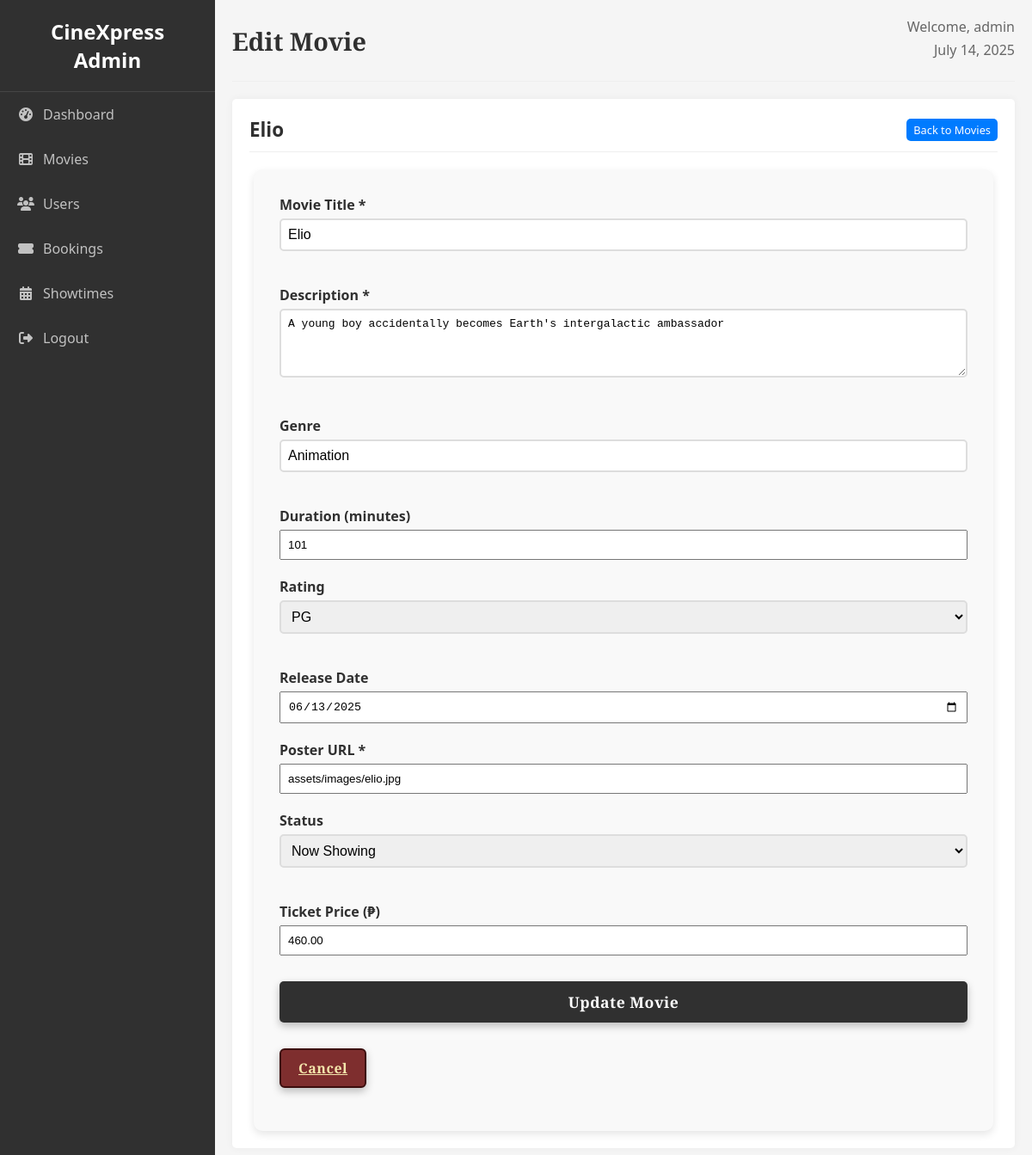
The app's page /admin/editMovie.php?id=4 (signed in), older data.
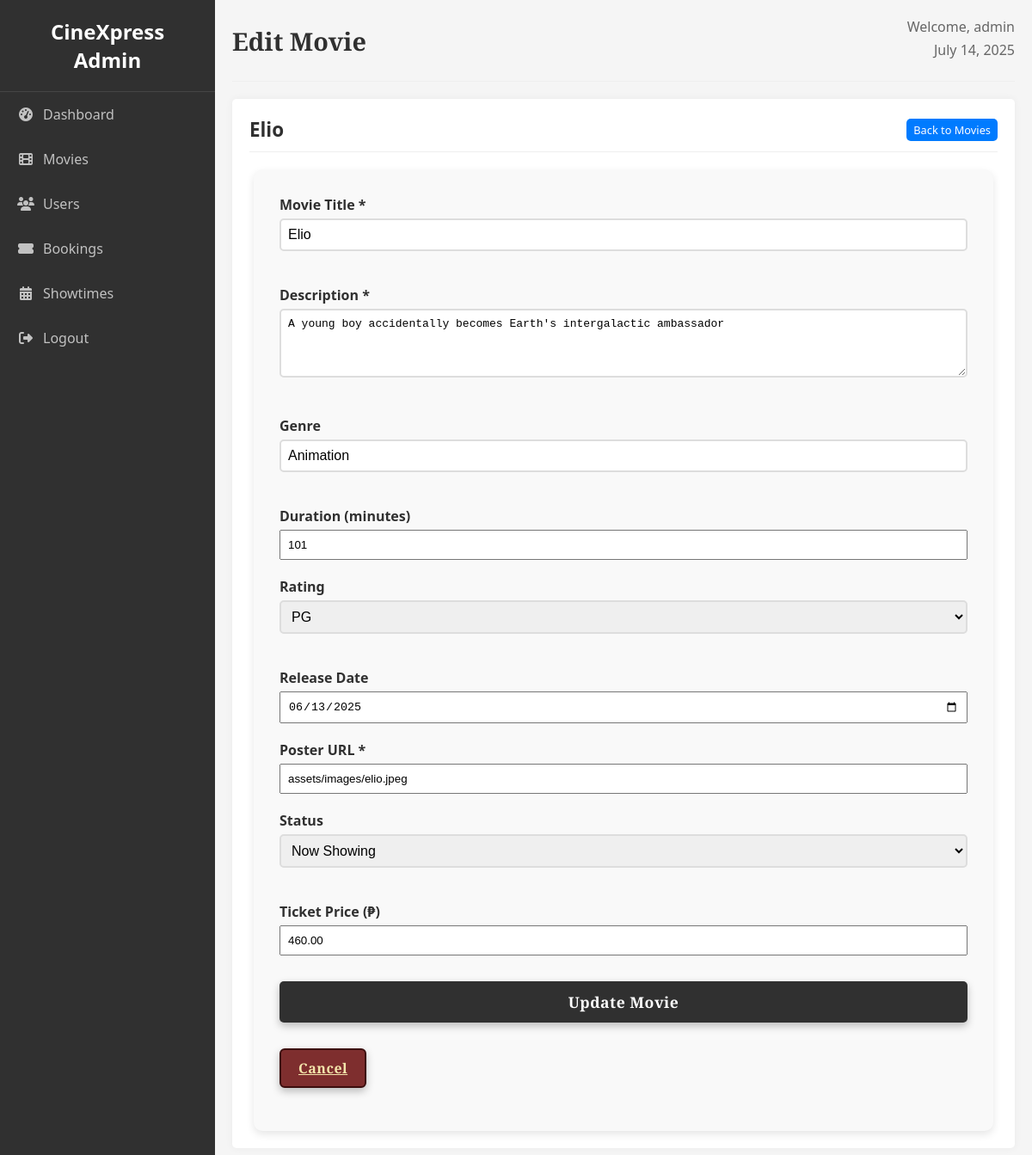
The same page, newer data.
### tables this page shows
CREATE TABLE movies (
    id INT PRIMARY KEY AUTO_INCREMENT,
    title VARCHAR(255) NOT NULL,
    description TEXT,
    genre VARCHAR(100),
    duration INT,
    rating VARCHAR(10),
    release_date DATE,
    poster_url VARCHAR(255),
    status ENUM('now_showing', 'coming_soon') DEFAULT 'now_showing',
    price DECIMAL(10,2) DEFAULT 0.00,
    created_at TIMESTAMP DEFAULT CURRENT_TIMESTAMP
);

### includes/init.php (called while the page is built, shortened)
<?php
include_once 'db.php';
include_once 'helpers.php';
include_once 'movieService.php';
include_once 'components.php';
$movieService = new MovieService($conn);

### includes/movieService.php (called while the page is built, shortened)
<?php
class MovieService {
    private $conn;
    public function __construct($connection) {
        $this->conn = $connection;
    }
    public function getMovieById($id) {
        try {
            $stmt = $this->conn->prepare("SELECT * FROM movies WHERE id = ?");
            $stmt->bind_param("i", $id);
            $stmt->execute();
            return $stmt->get_result()->fetch_assoc();
        } catch (Exception $e) {
            error_log("Error fetching movie: " . $e->getMessage());
            return false;
        }
    }
}
?>

### includes/helpers.php (called while the page is built, shortened)
<?php
function e($string) {
    return htmlspecialchars($string, ENT_QUOTES, 'UTF-8');
}
?>

### admin/editMovie.php (the view, shortened to what the changed rows need)
<?php
include '../includes/init.php';
$movie_id = (int) $_GET['id'];
$movie = $movieService->getMovieById($movie_id);
?>
<!DOCTYPE html>
<html lang="en">
<head>
    <link rel="stylesheet" href="../assets/css/style.css">
    <link rel="stylesheet" href="https://cdnjs.cloudflare.com/ajax/libs/font-awesome/6.4.0/css/all.min.css">
</head>
<body>
    <div class="admin-wrapper">
        <main class="admin-content">
            <div class="admin-header">
                <div class="admin-title">
                    <h1>Edit Movie</h1>
                </div>
            </div>
            <div class="admin-section">
                <div class="admin-section-header" style="display: flex; justify-content: space-between; align-items: center;">
                    <h2><?php echo e($movie['title']); ?></h2>
                    <a href="manageMovies.php" class="movie-action-button edit-button" style="font-size: 0.8em; padding: 4px 8px;">Back to Movies</a>
                </div>
                <div class="form-container">
                    <form method="POST" class="movie-form">
                        <div class="form-group">
                            <label for="title">Movie Title *</label>
                            <input type="text" id="title" name="title" required value="<?php echo e($movie['title']); ?>" style="width: 100%; padding: 8px; box-sizing: border-box;">
                        </div>
                        <div class="form-group">
                            <label for="description">Description *</label>
                            <textarea id="description" name="description" required rows="4" style="width: 100%; padding: 8px; box-sizing: border-box;"><?php echo e($movie['description']); ?></textarea>
                        </div>
                        <div class="form-row">
                            <div class="form-group">
                                <label for="genre">Genre</label>
                                <input type="text" id="genre" name="genre" value="<?php echo e($movie['genre']); ?>" style="width: 100%; padding: 8px; box-sizing: border-box;">
                            </div>
                            <div class="form-group">
                                <label for="duration">Duration (minutes)</label>
                                <input type="number" id="duration" name="duration" min="1" value="<?php echo $movie['duration']; ?>" style="width: 100%; padding: 8px; box-sizing: border-box;">
                            </div>
                        </div>
                        <div class="form-row">
                            <div class="form-group">
                                <label for="rating">Rating</label>
                                <select id="rating" name="rating" style="width: 100%; padding: 8px; box-sizing: border-box;">
                                    <option value="PG" <?php echo ($movie['rating'] === 'PG') ? 'selected' : ''; ?>>PG</option>
                                </select>
                            </div>
                            <div class="form-group">
                                <label for="release_date">Release Date</label>
                                <input type="date" id="release_date" name="release_date" value="<?php echo $movie['release_date']; ?>" style="width: 100%; padding: 8px; box-sizing: border-box;">
                            </div>
                        </div>
                        <div class="form-group">
                            <label for="poster_url">Poster URL *</label>
                            <input type="url" id="poster_url" name="poster_url" required value="<?php echo e($movie['poster_url']); ?>" style="width: 100%; padding: 8px; box-sizing: border-box;">
                        </div>
                        <div class="form-row">
                            <div class="form-group">
                                <label for="status">Status</label>
                                <select id="status" name="status" style="width: 100%; padding: 8px; box-sizing: border-box;">
                                    <option value="now_showing" <?php echo ($movie['status'] === 'now_showing') ? 'selected' : ''; ?>>Now Showing</option>
                                </select>
                            </div>
                            <div class="form-group">
                                <label for="price">Ticket Price (₱)</label>
                                <input type="number" id="price" name="price" min="0" step="0.01" value="<?php echo $movie['price']; ?>" style="width: 100%; padding: 8px; box-sizing: border-box;">
                            </div>
                        </div>
                    </form>
                </div>
            </div>
        </main>
    </div>
</body>
</html>

Row changes from the older to the newer data that the page shows:
changed movies "Elio": poster_url "assets/images/elio.jpg" → "assets/images/elio.jpeg"
